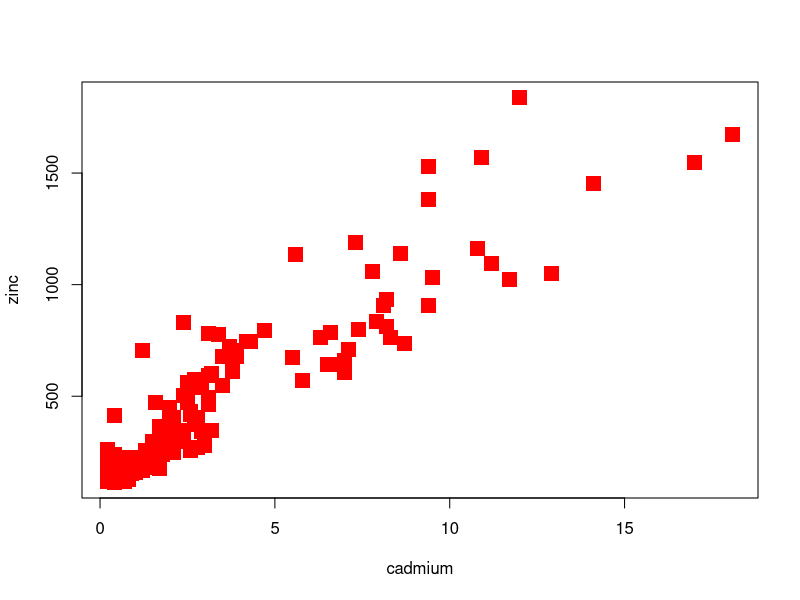
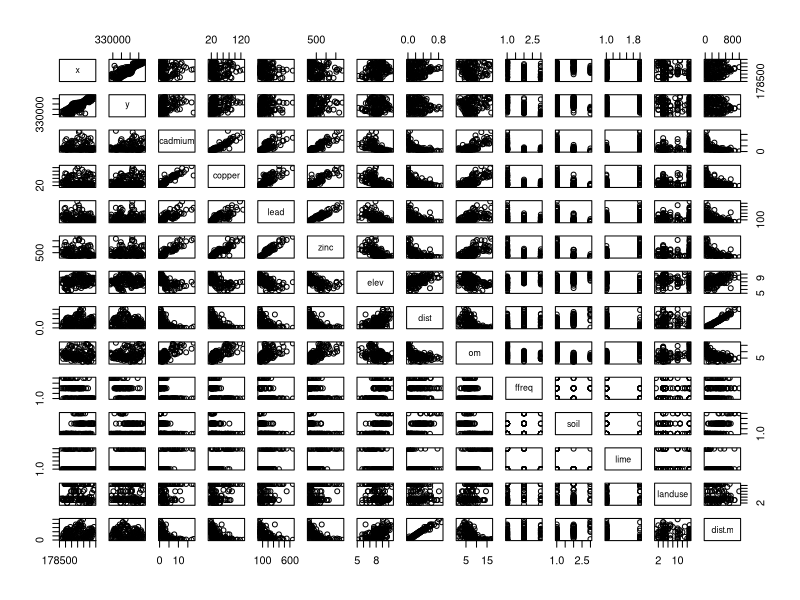
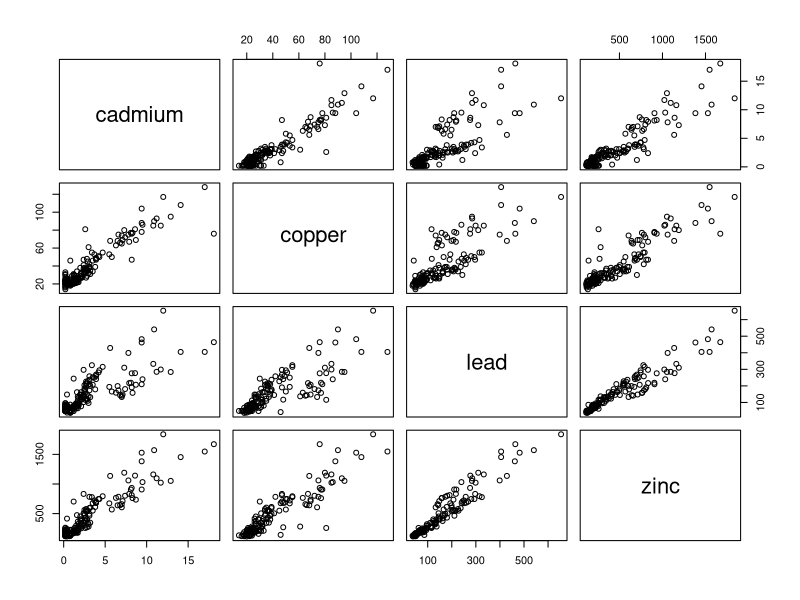
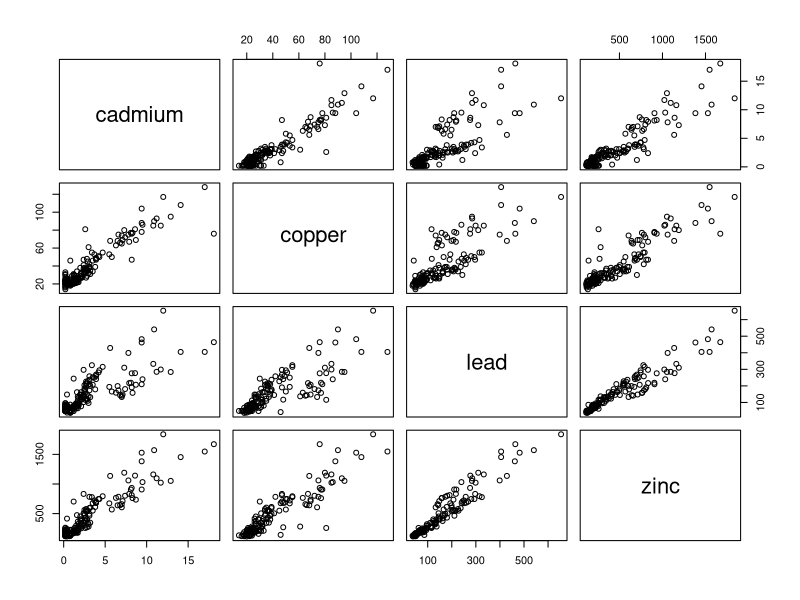
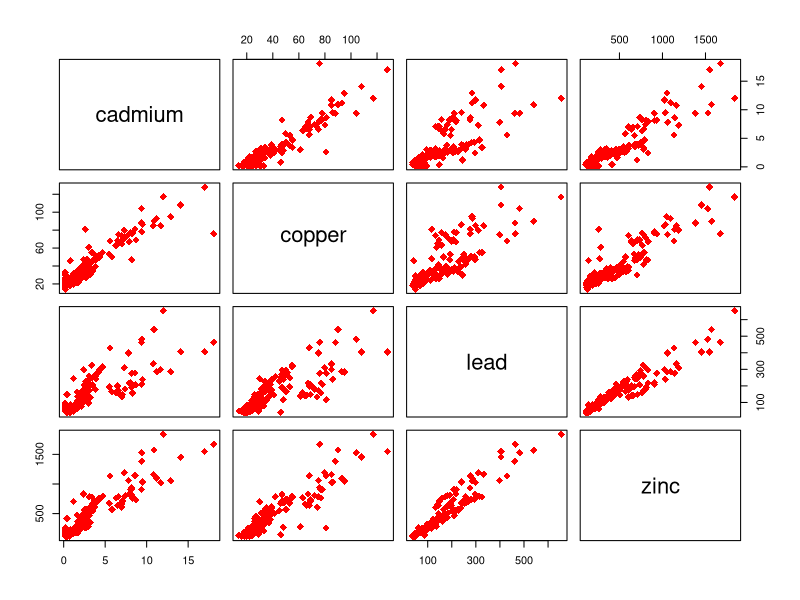
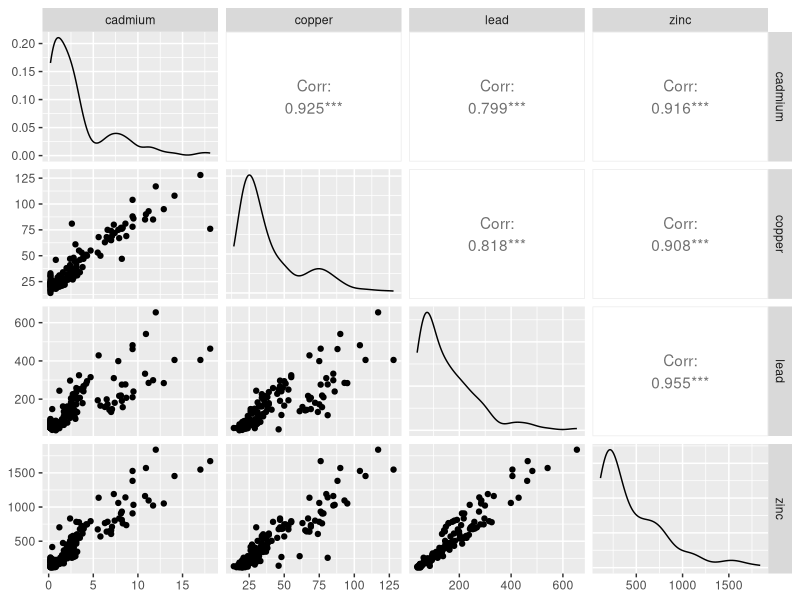
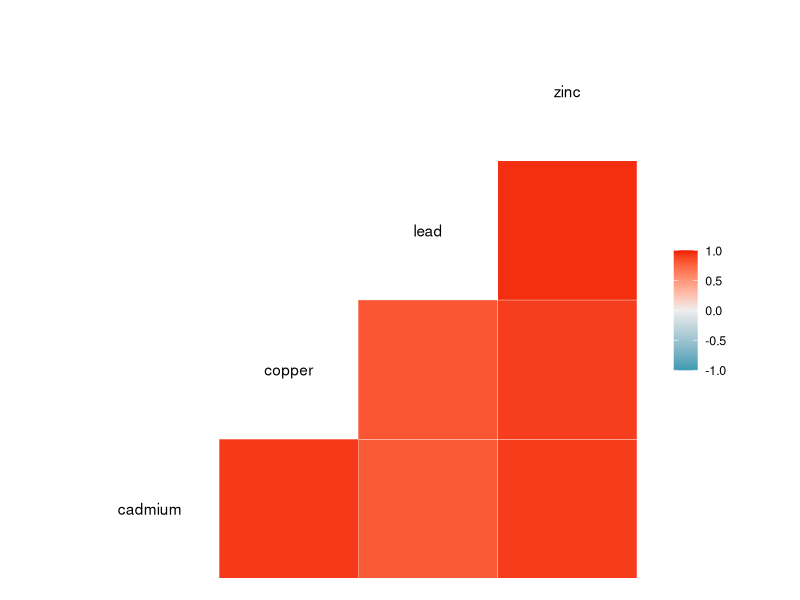
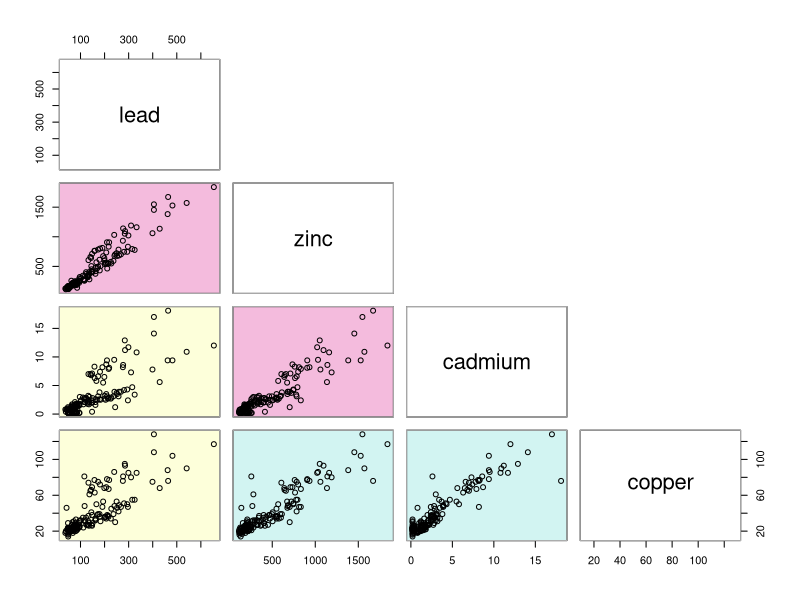

These charts were generated, in order, by the following R code:
### Multipanel in R: the second lecture of monitoring Ecosystems

install.packages("sp")
install.packages("GGally") # this is used for the function ggpairs()

library(sp) # require(sp) will also do the job
library(GGally)
library(gclus) # final clusters

data(meuse) # there is a dataset available named meuse

attach(meuse)

# Exercise: see the names of the variables and plot cadmium versus zinc
# There are two ways to se the names of the variables:
names(meuse)
head(meuse)
plot(cadmium,zinc,pch=15,col="red",cex=2)

# Exercise: make all the possible paiwis plots of the dataset
# plot(x,cadmium)
# plot(x,zinc)
# plot....
# plot is not a good idea!
pairs(meuse)

# in case you receive the error "the sizze is too large" reshape with the mouse the graph window and relaunch the code

pairs(~ cadmium + copper + lead + zinc, data=meuse)

pairs(meuse[,3:6])

# Exercise: prettify this graph
pairs(meuse[,3:6], col="red", pch=18, cex=1.5)

# GGally package will prettify the graph
ggpairs(meuse[,3:6])

# ggcorr
ggcorr(meuse[,3:6])


## Loading required package: gclus
# make the corelation
sb.cor <- cor(meuse[,3:6])

# assign color
sb.color <- dmat.color(sb.cor)
# dmat.color assigns three colours to the correlations according to the correlation magnitude. High correlations are in pink, the middle third are in blue, and the botom third are in yellow.

# assign order
sb.o <- order.hclust(sb.cor)

# make the plot
cpairs(meuse[,3:6], order= sb.o,panel.color= sb.color,upper.panel=NULL)
